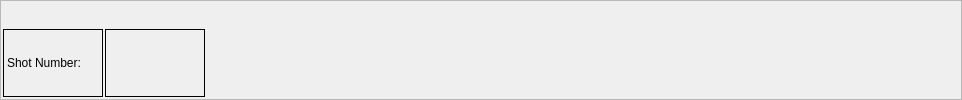
    <widget class="QFrame" name="frame_4" >
     <property name="minimumSize" >
      <size>
       <width>16</width>
       <height>60</height>
      </size>
     </property>
     <property name="frameShape" >
      <enum>QFrame::StyledPanel</enum>
     </property>
     <property name="frameShadow" >
      <enum>QFrame::Raised</enum>
     </property>
     <layout class="QGridLayout" >
      <property name="leftMargin" >
       <number>2</number>
      </property>
      <property name="topMargin" >
       <number>2</number>
      </property>
      <property name="rightMargin" >
       <number>2</number>
      </property>
      <property name="bottomMargin" >
       <number>2</number>
      </property>
      <property name="horizontalSpacing" >
       <number>2</number>
      </property>
      <property name="verticalSpacing" >
       <number>2</number>
      </property>
      <item row="0" column="0" >
       <widget class="CAImageMbbi" name="caImageMbbi" >
        <property name="minimumSize" >
         <size>
          <width>100</width>
          <height>24</height>
         </size>
        </property>
        <property name="maximumSize" >
         <size>
          <width>100</width>
          <height>24</height>
         </size>
        </property>
        <property name="pvname" >
         <string>CCS_SHOTSEQ_STAGE</string>
        </property>
        <property name="dmode" stdset="0" >
         <enum>CAImageMbbi::TrueFalse</enum>
        </property>
        <property name="falsepxm" stdset="0" >
         <pixmap resource="../../SCS/scs.qrc" >:/images/SCS_exst_shot_prep_off.png</pixmap>
        </property>
        <property name="truepxm" stdset="0" >
         <pixmap resource="../../SCS/scs.qrc" >:/images/SCS_exst_shot_prep_on.png</pixmap>
        </property>
        <property name="index" >
         <number>1</number>
        </property>
       </widget>
      </item>
      <item row="0" column="1" >
       <widget class="CAImageMbbi" name="caImageMbbi_2" >
        <property name="minimumSize" >
         <size>
          <width>100</width>
          <height>24</height>
         </size>
        </property>
        <property name="maximumSize" >
         <size>
          <width>100</width>
          <height>24</height>
         </size>
        </property>
        <property name="pvname" >
         <string>CCS_SHOTSEQ_STAGE</string>
        </property>
        <property name="dmode" stdset="0" >
         <enum>CAImageMbbi::TrueFalse</enum>
        </property>
        <property name="falsepxm" stdset="0" >
         <pixmap resource="../../SCS/scs.qrc" >:/images/SCS_exst_mps_standby_off.png</pixmap>
        </property>
        <property name="truepxm" stdset="0" >
         <pixmap resource="../../SCS/scs.qrc" >:/images/SCS_exst_mps_standby_on.png</pixmap>
        </property>
        <property name="index" >
         <number>2</number>
        </property>
       </widget>
      </item>
      <item row="0" column="2" >
       <widget class="CAImageMbbi" name="caImageMbbi_3" >
        <property name="minimumSize" >
         <size>
          <width>100</width>
          <height>24</height>
         </size>
        </property>
        <property name="maximumSize" >
         <size>
          <width>100</width>
          <height>24</height>
         </size>
        </property>
        <property name="pvname" >
         <string>CCS_SHOTSEQ_STAGE</string>
        </property>
        <property name="dmode" stdset="0" >
         <enum>CAImageMbbi::TrueFalse</enum>
        </property>
        <property name="falsepxm" stdset="0" >
         <pixmap resource="../../SCS/scs.qrc" >:/images/SCS_exst_pcs_standby_off.png</pixmap>
        </property>
        <property name="truepxm" stdset="0" >
         <pixmap resource="../../SCS/scs.qrc" >:/images/SCS_exst_pcs_standby_on.png</pixmap>
        </property>
        <property name="index" >
         <number>3</number>
        </property>
       </widget>
      </item>
      <item row="0" column="3" >
       <widget class="CAImageMbbi" name="caImageMbbi_4" >
        <property name="minimumSize" >
         <size>
          <width>100</width>
          <height>24</height>
         </size>
        </property>
        <property name="maximumSize" >
         <size>
          <width>100</width>
          <height>24</height>
         </size>
        </property>
        <property name="pvname" >
         <string>CCS_SHOTSEQ_STAGE</string>
        </property>
        <property name="dmode" stdset="0" >
         <enum>CAImageMbbi::TrueFalse</enum>
        </property>
        <property name="falsepxm" stdset="0" >
         <pixmap resource="../../SCS/scs.qrc" >:/images/SCS_exst_mps_run_off.png</pixmap>
        </property>
        <property name="truepxm" stdset="0" >
         <pixmap resource="../../SCS/scs.qrc" >:/images/SCS_exst_mps_run_on.png</pixmap>
        </property>
        <property name="index" >
         <number>4</number>
        </property>
       </widget>
      </item>
      <item row="0" column="4" >
       <widget class="CAImageMbbi" name="caImageMbbi_5" >
        <property name="minimumSize" >
         <size>
          <width>100</width>
          <height>24</height>
         </size>
        </property>
        <property name="maximumSize" >
         <size>
          <width>100</width>
          <height>24</height>
         </size>
        </property>
        <property name="pvname" >
         <string>CCS_SHOTSEQ_STAGE</string>
        </property>
        <property name="dmode" stdset="0" >
         <enum>CAImageMbbi::TrueFalse</enum>
        </property>
        <property name="falsepxm" stdset="0" >
         <pixmap resource="../../SCS/scs.qrc" >:/images/SCS_exst_shot_start_off.png</pixmap>
        </property>
        <property name="truepxm" stdset="0" >
         <pixmap resource="../../SCS/scs.qrc" >:/images/SCS_exst_shot_start_on.png</pixmap>
        </property>
        <property name="index" >
         <number>5</number>
        </property>
       </widget>
      </item>
      <item row="0" column="5" >
       <widget class="CAImageMbbi" name="caImageMbbi_6" >
        <property name="minimumSize" >
         <size>
          <width>100</width>
          <height>24</height>
         </size>
        </property>
        <property name="maximumSize" >
         <size>
          <width>100</width>
          <height>24</height>
         </size>
        </property>
        <property name="pvname" >
         <string>CCS_SHOTSEQ_STAGE</string>
        </property>
        <property name="dmode" stdset="0" >
         <enum>CAImageMbbi::TrueFalse</enum>
        </property>
        <property name="falsepxm" stdset="0" >
         <pixmap resource="../../SCS/scs.qrc" >:/images/SCS_exst_during_shot_off.png</pixmap>
        </property>
        <property name="truepxm" stdset="0" >
         <pixmap resource="../../SCS/scs.qrc" >:/images/SCS_exst_during_shot_on.png</pixmap>
        </property>
        <property name="index" >
         <number>6</number>
        </property>
       </widget>
      </item>
      <item row="0" column="6" >
       <widget class="CAImageMbbi" name="caImageMbbi_7" >
        <property name="minimumSize" >
         <size>
          <width>100</width>
          <height>24</height>
         </size>
        </property>
        <property name="maximumSize" >
         <size>
          <width>100</width>
          <height>24</height>
         </size>
        </property>
        <property name="pvname" >
         <string>CCS_SHOTSEQ_STAGE</string>
        </property>
        <property name="dmode" stdset="0" >
         <enum>CAImageMbbi::TrueFalse</enum>
        </property>
        <property name="falsepxm" stdset="0" >
         <pixmap resource="../../SCS/scs.qrc" >:/images/SCS_exst_endof_shot_off.png</pixmap>
        </property>
        <property name="truepxm" stdset="0" >
         <pixmap resource="../../SCS/scs.qrc" >:/images/SCS_exst_endof_shot_on.png</pixmap>
        </property>
        <property name="index" >
         <number>7</number>
        </property>
       </widget>
      </item>
      <item row="0" column="7" >
       <widget class="CAImageMbbi" name="caImageMbbi_8" >
        <property name="minimumSize" >
         <size>
          <width>100</width>
          <height>24</height>
         </size>
        </property>
        <property name="maximumSize" >
         <size>
          <width>100</width>
          <height>24</height>
         </size>
        </property>
        <property name="pvname" >
         <string>CCS_SHOTSEQ_STAGE</string>
        </property>
        <property name="dmode" stdset="0" >
         <enum>CAImageMbbi::TrueFalse</enum>
        </property>
        <property name="falsepxm" stdset="0" >
         <pixmap resource="../../SCS/scs.qrc" >:/images/SCS_exst_mps_stop_off.png</pixmap>
        </property>
        <property name="truepxm" stdset="0" >
         <pixmap resource="../../SCS/scs.qrc" >:/images/SCS_exst_mps_stop_on.png</pixmap>
        </property>
        <property name="index" >
         <number>8</number>
        </property>
       </widget>
      </item>
      <item row="0" column="8" >
       <widget class="CAImageMbbi" name="caImageMbbi_9" >
        <property name="minimumSize" >
         <size>
          <width>100</width>
          <height>24</height>
         </size>
        </property>
        <property name="maximumSize" >
         <size>
          <width>100</width>
          <height>24</height>
         </size>
        </property>
        <property name="pvname" >
         <string>CCS_SHOTSEQ_STAGE</string>
        </property>
        <property name="dmode" stdset="0" >
         <enum>CAImageMbbi::TrueFalse</enum>
        </property>
        <property name="falsepxm" stdset="0" >
         <pixmap resource="../../SCS/scs.qrc" >:/images/SCS_pcs_standby_shutdown_on.png</pixmap>
        </property>
        <property name="truepxm" stdset="0" >
         <pixmap resource="../../SCS/scs.qrc" >:/images/SCS_exst_termination_on.png</pixmap>
        </property>
        <property name="index" >
         <number>9</number>
        </property>
       </widget>
      </item>
      <item row="1" column="0" >
       <widget class="QLabel" name="label_9" >
        <property name="frameShape" >
         <enum>QFrame::Box</enum>
        </property>
        <property name="text" >
         <string>Shot Number:</string>
        </property>
       </widget>
      </item>
      <item row="1" column="1" >
       <widget class="CALabel" name="caLabel" >
        <property name="maximumSize" >
         <size>
          <width>100</width>
          <height>16777215</height>
         </size>
        </property>
        <property name="font" >
         <font>
          <pointsize>12</pointsize>
         </font>
        </property>
        <property name="frameShape" >
         <enum>QFrame::Box</enum>
        </property>
        <property name="pvname" >
         <string>CCS_SHOT_NUMBER</string>
        </property>
        <property name="dmode" stdset="0" >
         <enum>CALabel::Int</enum>
        </property>
       </widget>
      </item>
      <item row="0" column="9" >
       <spacer>
        <property name="orientation" >
         <enum>Qt::Horizontal</enum>
        </property>
        <property name="sizeHint" >
         <size>
          <width>40</width>
          <height>20</height>
         </size>
        </property>
       </spacer>
      </item>
     </layout>
    </widget>
